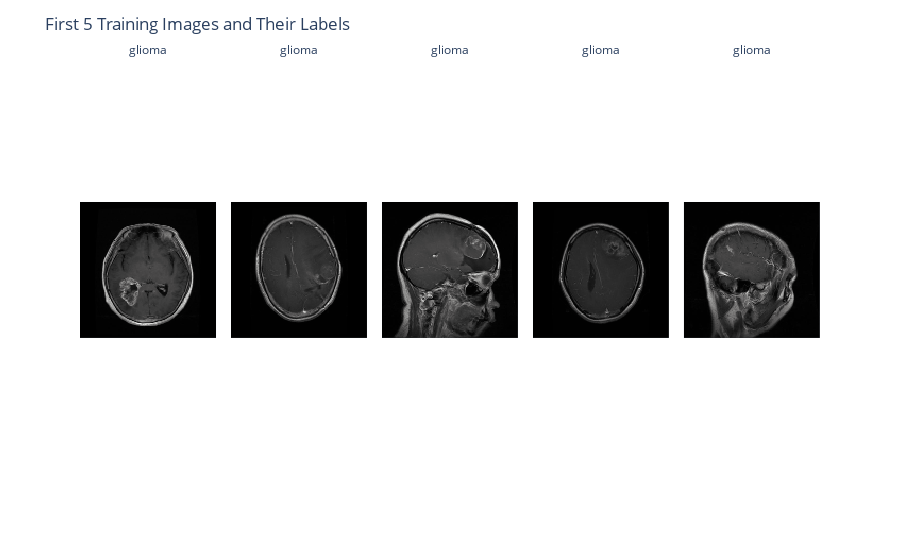

Here is the notebook cell this chart was saved with:
### Code cell
# Prepare data for visualization
visualization_data = [
    {
        "Image": X_train[i],
        "Label": CLASSES[np.argmax(y_train_one_hot[i])]
    }
    for i in range(5)
]

# Create subplots to display images
fig = px.imshow(
    np.stack([data["Image"] for data in visualization_data]),
    facet_col=0,
    color_continuous_scale="gray"
)

# Update layout for clean visualization
fig.update_layout(
    title="First 5 Training Images and Their Labels",
    coloraxis_showscale=False,
)
fig.for_each_annotation(lambda a: a.update(text=visualization_data[int(a.text.split("=")[-1])]["Label"]))
fig.update_xaxes(visible=False)
fig.update_yaxes(visible=False)
fig.show()

### Figure 1 — Plotly figure (JSON) as saved in the notebook; plotly's stock layout.template omitted (floating-point values rounded to 4 significant figures; data arrays with more than 128 entries replaced by an {"elided": "..."} marker saying what was removed)
{"data": [{"coloraxis": "coloraxis", "hovertemplate": "x: %{x}<br>y: %{y}<br>color: %{z}<extra></extra>", "name": "0", "type": "heatmap", "xaxis": "x", "yaxis": "y", "z": {"elided": "128x128 float values"}}, {"coloraxis": "coloraxis", "hovertemplate": "x: %{x}<br>y: %{y}<br>color: %{z}<extra></extra>", "name": "1", "type": "heatmap", "xaxis": "x2", "yaxis": "y2", "z": {"elided": "128x128 float values"}}, {"coloraxis": "coloraxis", "hovertemplate": "x: %{x}<br>y: %{y}<br>color: %{z}<extra></extra>", "name": "2", "type": "heatmap", "xaxis": "x3", "yaxis": "y3", "z": {"elided": "128x128 float values"}}, {"coloraxis": "coloraxis", "hovertemplate": "x: %{x}<br>y: %{y}<br>color: %{z}<extra></extra>", "name": "3", "type": "heatmap", "xaxis": "x4", "yaxis": "y4", "z": {"elided": "128x128 float values"}}, {"coloraxis": "coloraxis", "hovertemplate": "x: %{x}<br>y: %{y}<br>color: %{z}<extra></extra>", "name": "4", "type": "heatmap", "xaxis": "x5", "yaxis": "y5", "z": {"elided": "128x128 float values"}}], "layout": {"annotations": [{"font": {}, "showarrow": false, "text": "glioma", "x": 0.092, "xanchor": "center", "xref": "paper", "y": 1, "yanchor": "bottom", "yref": "paper"}, {"font": {}, "showarrow": false, "text": "glioma", "x": 0.296, "xanchor": "center", "xref": "paper", "y": 1, "yanchor": "bottom", "yref": "paper"}, {"font": {}, "showarrow": false, "text": "glioma", "x": 0.5, "xanchor": "center", "xref": "paper", "y": 1, "yanchor": "bottom", "yref": "paper"}, {"font": {}, "showarrow": false, "text": "glioma", "x": 0.704, "xanchor": "center", "xref": "paper", "y": 1, "yanchor": "bottom", "yref": "paper"}, {"font": {}, "showarrow": false, "text": "glioma", "x": 0.908, "xanchor": "center", "xref": "paper", "y": 1, "yanchor": "bottom", "yref": "paper"}], "coloraxis": {"colorscale": [[0, "rgb(0, 0, 0)"], [0.09091, "rgb(16, 16, 16)"], [0.1818, "rgb(38, 38, 38)"], [0.2727, "rgb(59, 59, 59)"], [0.3636, "rgb(81, 80, 80)"], [0.4545, "rgb(102, 101, 101)"], [0.5455, "rgb(124, 123, 122)"], [0.6364, "rgb(146, 146, 145)"], [0.7273, "rgb(171, 171, 170)"], [0.8182, "rgb(197, 197, 195)"], [0.9091, "rgb(224, 224, 223)"], [1, "rgb(254, 254, 253)"]], "showscale": false}, "margin": {"t": 60}, "title": {"text": "First 5 Training Images and Their Labels"}, "xaxis": {"anchor": "y", "constrain": "domain", "domain": [0, 0.184], "scaleanchor": "y", "visible": false}, "xaxis2": {"anchor": "y2", "domain": [0.204, 0.388], "matches": "x", "visible": false}, "xaxis3": {"anchor": "y3", "domain": [0.408, 0.592], "matches": "x", "visible": false}, "xaxis4": {"anchor": "y4", "domain": [0.612, 0.796], "matches": "x", "visible": false}, "xaxis5": {"anchor": "y5", "domain": [0.816, 1], "matches": "x", "visible": false}, "yaxis": {"anchor": "x", "autorange": "reversed", "constrain": "domain", "domain": [0, 1], "visible": false}, "yaxis2": {"anchor": "x2", "domain": [0, 1], "matches": "y", "showticklabels": false, "visible": false}, "yaxis3": {"anchor": "x3", "domain": [0, 1], "matches": "y", "showticklabels": false, "visible": false}, "yaxis4": {"anchor": "x4", "domain": [0, 1], "matches": "y", "showticklabels": false, "visible": false}, "yaxis5": {"anchor": "x5", "domain": [0, 1], "matches": "y", "showticklabels": false, "visible": false}}}
